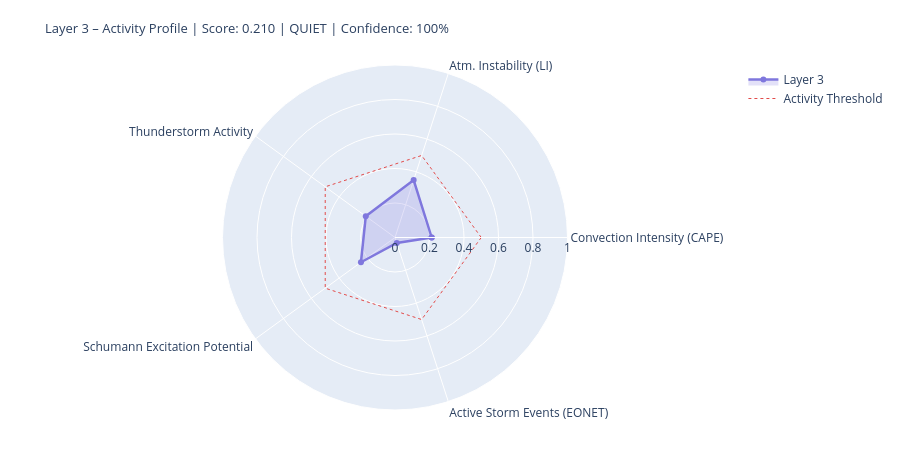

Notebook source saved alongside this figure:
### Markdown cell above
---
## 4. State Assessment & Handoff to Layer 4/5

### Code cell
# ============================================================
# LAYER-3-SCORE
# Five dynamic components
# ============================================================

def norm(v, lo, hi):
    if v is None or (isinstance(v, float) and math.isnan(v)): return None
    return round(max(0.0, min(1.0, (v - lo) / (hi - lo))), 4)

# --- 1) Convection intensity (global CAPE mean) ---
cape_mean = df_atm['cape'].dropna().mean() if not df_atm.empty else None
conv_score = norm(cape_mean, 0, 3000)
conv_src   = 'primary' if cape_mean is not None else 'missing'

# --- 2) Atmospheric instability (LI mean) ---
li_mean   = df_atm['li'].dropna().mean() if not df_atm.empty else None
# Negative LI = unstable → higher score
instab_score = norm(-li_mean if li_mean is not None else None, -6, 6)
instab_src   = 'primary' if li_mean is not None else 'missing'

# --- 3) Thunderstorm activity (mean thunder score + WMO count) ---
thunder_mean = df_atm['thunder_score'].mean() if not df_atm.empty else None
n_thunder    = int(df_atm['thunderstorm'].sum()) if not df_atm.empty else 0
thunder_score_val = norm(
    (thunder_mean or 0) * 0.7 + n_thunder * 0.1, 0, 1.0
) if thunder_mean is not None else None
thunder_src = 'primary'

# --- 4) Schumann excitation potential (weighted Schumann contribution) ---
schumann_pot = df_atm['schumann_contribution'].mean() if not df_atm.empty else None
# Boosted by Layer-2 thunderstorm trigger
if schumann_pot is not None and l2_thunder:
    schumann_pot = min(1.0, schumann_pot * 1.2)
schumann_score = norm(schumann_pot, 0, 1.0) if schumann_pot is not None else None
schumann_src   = 'derived'

# --- 5) Storm activity (NASA EONET) ---
# Distinction: None = data not loaded, 0.0 = loaded but no events
storm_score = None
storm_src   = 'missing'
if raw.get('storms') is not None:          # API reached successfully
    storm_score = norm(len(storm_events), 0, 30) if storm_events else 0.0
    storm_src   = 'primary'

# X-Ray and Kp: context only, not in dynamic score
# (X-Ray = Layer-0/4 driver; Kp = geomagnetic index, not a lightning proxy)
xray_context = None
if raw.get('xray'):
    df_xc = pd.DataFrame(raw['xray'])
    fc = next((c for c in df_xc.columns
               if any(k in c.lower() for k in ['flux','long']) and 'time' not in c.lower()),
              df_xc.columns[1])
    df_xc[fc] = pd.to_numeric(df_xc[fc], errors='coerce')
    xray_last = df_xc[fc].dropna().iloc[-1] if not df_xc[fc].dropna().empty else None
    if xray_last:
        xray_class = ('X' if xray_last>=1e-4 else 'M' if xray_last>=1e-5
                      else 'C' if xray_last>=1e-6 else 'B')
        xray_context = {'flux': float(xray_last), 'class': xray_class}
        print(f'X-Ray context: {xray_class}-class ({xray_last:.2e} W/m²)')

# --- Aggregate ---
COMPONENTS = {
    'Convection Intensity (CAPE)':  {'score': conv_score,       'source': conv_src,    'dynamic': True},
    'Atm. Instability (LI)':         {'score': instab_score,     'source': instab_src,  'dynamic': True},
    'Thunderstorm Activity':              {'score': thunder_score_val, 'source': thunder_src, 'dynamic': True},
    'Schumann Excitation Potential':   {'score': schumann_score,   'source': schumann_src,'dynamic': True},
    'Active Storm Events (EONET)': {'score': storm_score,      'source': storm_src,   'dynamic': True},
}

available   = {k: v['score'] for k, v in COMPONENTS.items() if v['score'] is not None}
unavailable = [k for k, v in COMPONENTS.items() if v['score'] is None]
layer3_score = round(sum(available.values()) / len(available), 4) if available else None
confidence   = round(len(available) / len(COMPONENTS), 2)
level = ('unknown' if layer3_score is None
         else 'quiet'   if layer3_score < 0.3
         else 'moderate' if layer3_score < 0.6
         else 'active')
dominant_l3 = max(available, key=available.get) if available else 'none'

# --- Ausgabe ---
W = 68
print('=' * W)
print('LAYER 3 – ATMOSPHERE / WEATHER / THUNDERSTORMS – STATE ASSESSMENT')
print('=' * W)
for name, comp in COMPONENTS.items():
    s = comp['score']
    if s is not None:
        bar = '█' * int(s * 20) + '░' * (20 - int(s * 20))
        print(f'  {name:<36} {bar}  {s:.3f}  [{comp["source"]}]')
    else:
        print(f'  {name:<36} {"─" * 20}  n/a   [missing]')
print('-' * W)
print(f'  Score:        {layer3_score:.3f}  ({len(available)}/{len(COMPONENTS)} components)')
print(f'  Confidence:   {confidence:.0%}')
print(f'  Level:        {level.upper()}')
print(f'  Dominant:     {dominant_l3}')
print(f'  CAPE mean:    {cape_mean:.0f} J/kg' if cape_mean else '  CAPE mean:    n/a')
print(f'  LI mean:      {li_mean:.1f} K' if li_mean is not None else '  LI mean:      n/a')
print(f'  Thunderstorms:{n_thunder} points (WMO)  +  {len(storm_events)} NASA EONET')
print('=' * W)

# Radar
cats   = list(available.keys())
vals_r = list(available.values())
if len(cats) >= 3:
    fig = go.Figure()
    fig.add_trace(go.Scatterpolar(
        r=vals_r + [vals_r[0]], theta=cats + [cats[0]],
        fill='toself', fillcolor='rgba(127,119,221,0.22)',
        line=dict(color='#7F77DD', width=2.5), name='Layer 3'
    ))
    fig.add_trace(go.Scatterpolar(
        r=[0.5] * (len(cats)+1), theta=cats + [cats[0]],
        line=dict(color='#E24B4A', dash='dot', width=1),
        mode='lines', name='Activity Threshold'
    ))
    fig.update_layout(
        title=dict(
            text=f'Layer 3 – Activity Profile | Score: {layer3_score:.3f} | {level.upper()} | Confidence: {confidence:.0%}',
            font=dict(size=13)
        ),
        polar=dict(radialaxis=dict(visible=True, range=[0, 1])),
        height=450, showlegend=True,
        margin=dict(l=60, r=60, t=65, b=40)
    )
    fig.show()

### Figure 1 — Plotly figure (JSON) as saved in the notebook; plotly's stock layout.template omitted (floating-point values rounded to 4 significant figures)
{"data": [{"fill": "toself", "fillcolor": "rgba(127,119,221,0.22)", "line": {"color": "#7F77DD", "width": 2.5}, "name": "Layer 3", "r": [0.2127, 0.35, 0.2094, 0.244, 0.0333, 0.2127], "theta": ["Convection Intensity (CAPE)", "Atm. Instability (LI)", "Thunderstorm Activity", "Schumann Excitation Potential", "Active Storm Events (EONET)", "Convection Intensity (CAPE)"], "type": "scatterpolar"}, {"line": {"color": "#E24B4A", "dash": "dot", "width": 1}, "mode": "lines", "name": "Activity Threshold", "r": [0.5, 0.5, 0.5, 0.5, 0.5, 0.5], "theta": ["Convection Intensity (CAPE)", "Atm. Instability (LI)", "Thunderstorm Activity", "Schumann Excitation Potential", "Active Storm Events (EONET)", "Convection Intensity (CAPE)"], "type": "scatterpolar"}], "layout": {"height": 450, "margin": {"b": 40, "l": 60, "r": 60, "t": 65}, "polar": {"radialaxis": {"range": [0, 1], "visible": true}}, "showlegend": true, "title": {"font": {"size": 13}, "text": "Layer 3 – Activity Profile | Score: 0.210 | QUIET | Confidence: 100%"}}}
